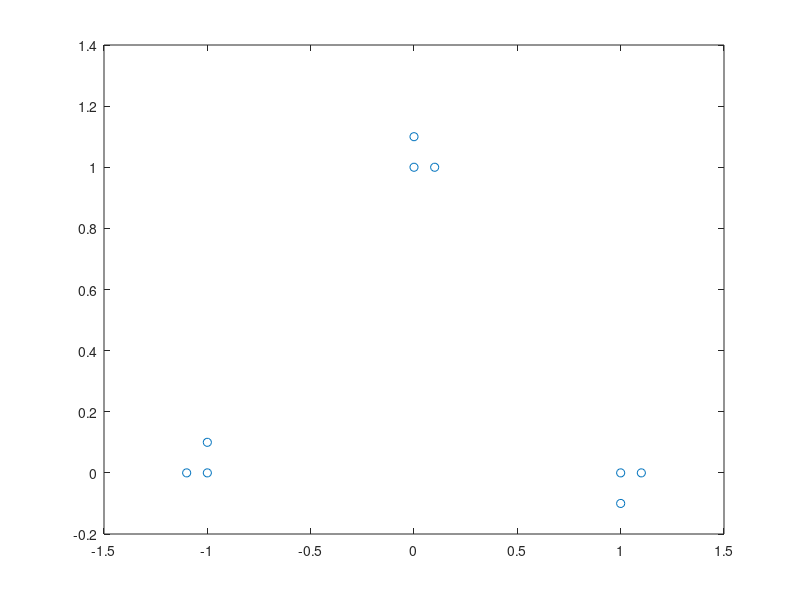
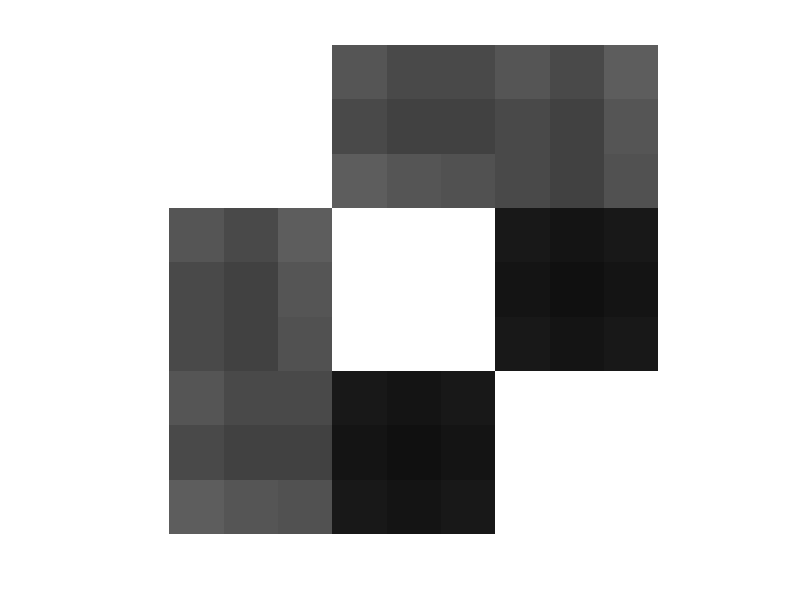

MATLAB code for these plots, in order:
% Let G = (V,E) be an undirected graph
% Goal is to partition V into disjoint subsets A and B.
% Let W(i,j) = w_ij be a symmetric matrix, where w_ij is the edge weight
%  connecting vertex i with vertex j.
% Let D(i,i) = d_i, where d_i = sum_j w(i,j).
% Will solve Ncut(x), where x is an indicator vector. x(i) = 1 indicates node i
%  is in subset A, else x(i) = -1. (Ideally) May need to choose splitting point.
% Solve eigensystem D^(1/2) (D - W) D^(1/2) z = lambda z, and use second
%  smallest eigenvalue/vector as partition.

pkg load statistics;

fig = 1;

% Points to use
points = [
	0,1;
	0,1.1;
	0.1,1;

	1,0;
	1.1,0;
	1,-0.1;

	-1,0;
	-1.1,0;
	-1,0.1;
];

N = size(points,1);

figure(fig++);
clf();
plot(points(:,1), points(:,2),'o')

% Construct graph using kernel function for similarity
% sigma is neighborhood size parameter
sigma2 = 0.9;
kern = @(xi,xj)(exp(-norm(xi-xj, 2, 'rows').^2 ./ (2 * sigma2)));

G = [];
for k = [1:N]
	G(k,:) = kern(points(k,:), points);
end

% Heatmap for own curiosity
figure(fig++);
clf();
imshow(G);

% Prepare for Ncut
d = sum(G, 2);
D = diag(d);

% Compute product
M = D^0.5 * (D - G) * D^0.5;

% Get eigenvalue(s)
[EVE, EVA] = eigs(M);
